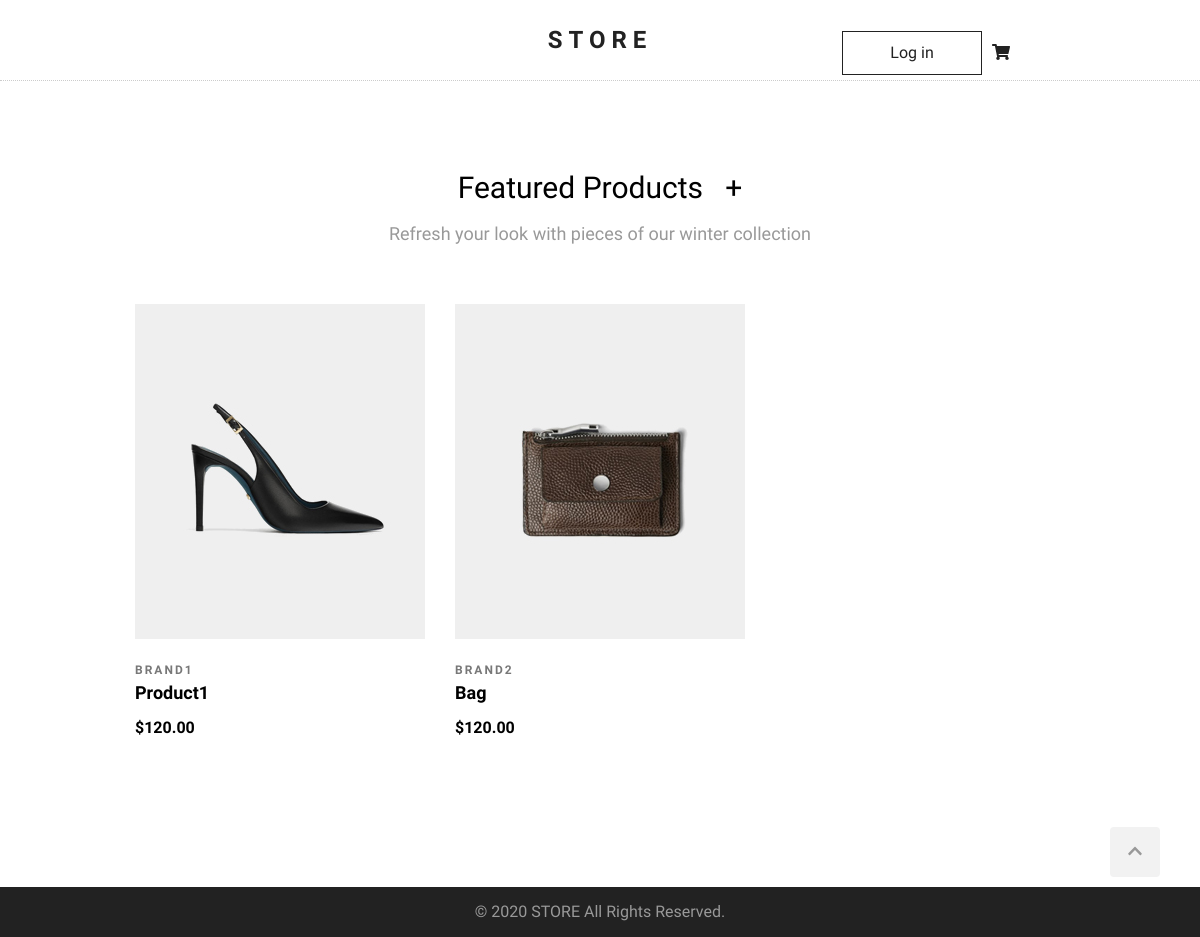
Screenshot of /products/ with the database file from the repository.
### products/models.py (models this page shows, shortened)
class Product(models.Model):
    brand = models.CharField(max_length=100)
    title = models.CharField(max_length=100)
    description = models.CharField(max_length=500)
    price = models.FloatField(null=True)
    created_at = models.DateTimeField(null=True, auto_now_add=True)
    image = models.ImageField(upload_to='products/', null=True)
    def get_absolute_url(self):
        return reverse('product-details', args=(self.id,))

### products/views.py (the view)
# urls.py: path('products/', product_list, name="product-list"),
def product_list(request):
    products = Product.objects.all()
    return render(request, 'products/products-list.html', {'products': products})

### templates/products/products-list.html (shortened to what this page needs)
{% extends "base.html" %}
{% block content %}
<section id="featured-products">
    <h2 class="section-headline">Featured Products &nbsp;
        <a href="{% url 'product-add' %}">+</a>
    </h2>
    <p class="section-description">
        Refresh your look with pieces of our winter collection
    </p>
    <div class="products-wrapper clearfix">
        {% for product in products %}
        <div class="product">
            <div class="product-img">
                <img src="{{product.image.url}}" alt="">
            </div>
            <div class="product-description">
                <div class="product-brand">{{ product.brand | capfirst }}</div>
                <a class="product-name" href="{{product.get_absolute_url}}">{{ product.title | capfirst }}</a>
                <div class="product-price">${{ product.price | floatformat:2 }}</div>
            </div>
        </div>
        {% empty %}
        <p>No products yet.</p>
        {% endfor %}
    </div>
</section>
{% endblock %}

### static/style.css (style rules this page uses)
html { scroll-behavior: smooth; }
a { text-decoration: none; color: #000; }
body { margin: 0; font-family: 'Questrial', sans-serif; }
.clearfix::after { content: ""; display: block; clear: both; }
.section-headline { font-size: 30px; font-weight: normal; margin: 0; }
.section-description { color: #999; font-size: 18px; }
.products-wrapper { margin: 60px 0 60px 0; }
.product { width: 290px; margin: 0 15px 60px; float: left; position: relative; }
.product-description { text-align: left; }
.product-brand { font-size: 12px; font-weight: 600; letter-spacing: 2px; color: #787878; text-transform: uppercase; margin: 25px 0 5px; }
.product-img { position: relative; overflow: hidden; background: #efefef; background-image: url("image-not-found.svg"); background-repeat: no-repeat; background-position: center; background-size: 30%; width: 290px; height: 335px; }
.product-img img { width: 290px; height: 335px; box-sizing: border-box; transition-duration: .4s; }
.product-name { font-size: 18px; font-weight: 600; text-decoration: none; text-transform: capitalize; color: #000; }
.product-price { margin-top: 15px; font-weight: 700; }

### rows the page displays
Product: image (picture), brand "BRAND1", title "Product1", price "120.00"
Product: image (picture), brand "BRAND2", title "Bag", price "120.00"
